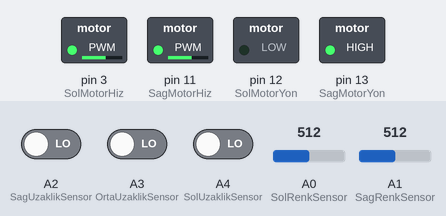
This sketch was run on a simulated Arduino Uno, built with avr-gcc and run on an emulated ATmega328P. Shown: switched loads named in the sketch (green lamp = pin HIGH). Inputs (shaded band) come from the test bench; at power-on: A0 (SolRenkSensor) = 512, A2 (SagUzaklikSensor) LOW, A3 (OrtaUzaklikSensor) LOW, A1 (SagRenkSensor) = 512, A4 (SolUzaklikSensor) LOW.

Above: at 1.2 s.
1.3 s: A0 (SolRenkSensor) set to 319
2.8 s: A0 (SolRenkSensor) set to 289
At 3.4 s:
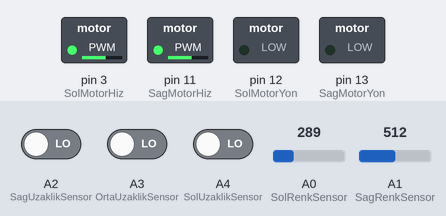
5.8 s: A0 (SolRenkSensor) set to 306
At 6.6 s:
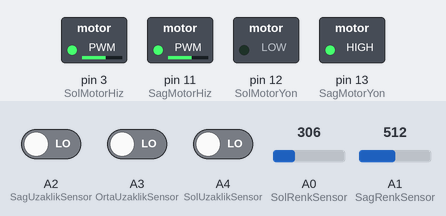
7.3 s: A2 (SagUzaklikSensor) driven HIGH
At 8.1 s:
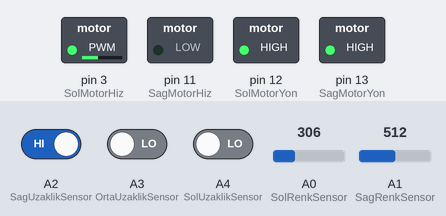
8.8 s: A3 (OrtaUzaklikSensor) driven HIGH
At 9.5 s:
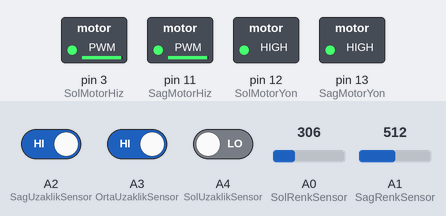
10.3 s: A3 (OrtaUzaklikSensor) driven LOW
At 10.7 s:
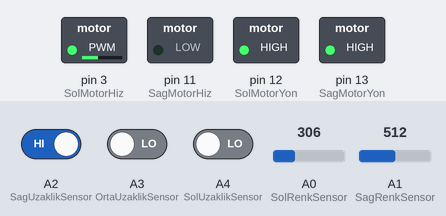
Timing chart, 0 to 12.9 s (numbered marks = the images above; inputs shaded):
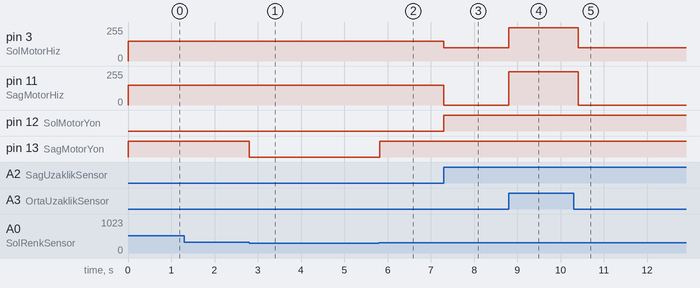

The sketch:

engelkodu.ino
```cpp
// Kullanılacak sensörlerin pin tanımlamaları
#define SolRenkSensor A0
#define SagRenkSensor A1

#define SolMotorHiz 3
#define SolMotorYon 12

#define SagMotorHiz 11
#define SagMotorYon 13

#define SagUzaklikSensor A2
#define OrtaUzaklikSensor A3
#define SolUzaklikSensor A4

int sag_uzaklik;
int orta_uzaklik;
int sol_uzaklik;

int sol_renk;
int sag_renk;


void setup(){

  pinMode(SolRenkSensor,INPUT);
  pinMode(SagRenkSensor,INPUT);

  pinMode(SagUzaklikSensor,INPUT);
  pinMode(OrtaUzaklikSensor,INPUT);
  pinMode(SolUzaklikSensor,INPUT);

  pinMode(SolMotorHiz,OUTPUT);
  pinMode(SolMotorYon,OUTPUT);

  pinMode(SagMotorHiz,OUTPUT);
  pinMode(SagMotorYon,OUTPUT);

  Serial.begin(9600);


}

void loop(){

  sol_renk = analogRead(SolRenkSensor);
  sag_renk = analogRead(SagRenkSensor);

  sag_uzaklik = digitalRead(SagUzaklikSensor);
  orta_uzaklik = digitalRead(OrtaUzaklikSensor);
  sol_uzaklik = digitalRead(SolUzaklikSensor);


  if(sol_renk > 300 && sag_renk > 300){  // eğer iki sensör de siyah rengi görürse rakip robotu ara

    if(orta_uzaklik == 1){  // merkezde bulunanan sensör rakip robotu algılarsa robot tam karşında

       // rakibi sahadan atmak için rakibe doğru ilerle
    analogWrite(SagMotorHiz,250);
    digitalWrite(SagMotorYon,HIGH);

    analogWrite(SolMotorHiz,250);
    digitalWrite(SolMotorYon,HIGH);
    delay(400);
    }

    else if(sol_uzaklik == 1){    // sol sensör rakibi ++ merkez sensör rakibi algılayana kadar sağ motor ++

    analogWrite(SolMotorHiz,0);
    digitalWrite(SolMotorYon,HIGH);

    analogWrite(SagMotorHiz,100);
    digitalWrite(SagMotorYon,HIGH);

    delay(1);
    }

    else if(sag_uzaklik == 1){     // sağ sensör rakibi ++ merkez sensör rakibi algılayana kadar sol motoru ++

      analogWrite(SolMotorHiz,100);
      digitalWrite(SolMotorYon,HIGH);

      analogWrite(SagMotorHiz,0);
      digitalWrite(SagMotorYon,HIGH);
      delay(10);

    }

    else{// hiçbir sensör rakibi algılamazsa rakibi bulmak için kendi etrafında dön

     analogWrite(SagMotorHiz,150);
     digitalWrite(SagMotorYon,HIGH);

     analogWrite(SolMotorHiz,150);
     digitalWrite(SolMotorYon,LOW);
     delayMicroseconds(100);

    }
  }

  else{  // eğer sensörlerden biri ve ikisi beyaz rengi görürse sahaya geri dönmeye çalış


  // Geri gel
     analogWrite(SagMotorHiz,150);
     digitalWrite(SagMotorYon,LOW);

     analogWrite(SolMotorHiz,150);
     digitalWrite(SolMotorYon,LOW);
    delay (756); // Ne kadar geri getirileceği denenip bekeleme süresi uygun olacak şekilde tekrar düzenlenebilir.

    // Geri getirip etrafında tekrar döndürdürüyoruz nedeni ise rakip araması
     analogWrite(SagMotorHiz,150);
     digitalWrite(SagMotorYon,LOW);

     analogWrite(SolMotorHiz,150);
     digitalWrite(SolMotorYon,HIGH);

    delayMicroseconds(50);


  }


}
```

Measured:
- the behaviour switches between 301 and 300 on A0 (SolRenkSensor) (found by bisection; images 0 and 1)
- after the input at 1.3 s, every drawn part: stays the same
- after the input at 2.8 s, pin 13 (SagMotorYon): HIGH → LOW at once
- after the input at 5.8 s, pin 13 (SagMotorYon): LOW → HIGH at once
- after the input at 7.3 s, pin 3 (SolMotorHiz): 150/255 → 100/255 at once; pin 11 (SagMotorHiz): 150/255 → 0/255 at once; pin 12 (SolMotorYon): LOW → HIGH at once
- after the input at 8.8 s, pin 3 (SolMotorHiz): 100/255 → 250/255 at once; pin 11 (SagMotorHiz): 0/255 → 250/255 at once
- after the input at 10.3 s, pin 3 (SolMotorHiz): 250/255 → 100/255 after 0.11 s; pin 11 (SagMotorHiz): 250/255 → 0/255 after 0.11 s
